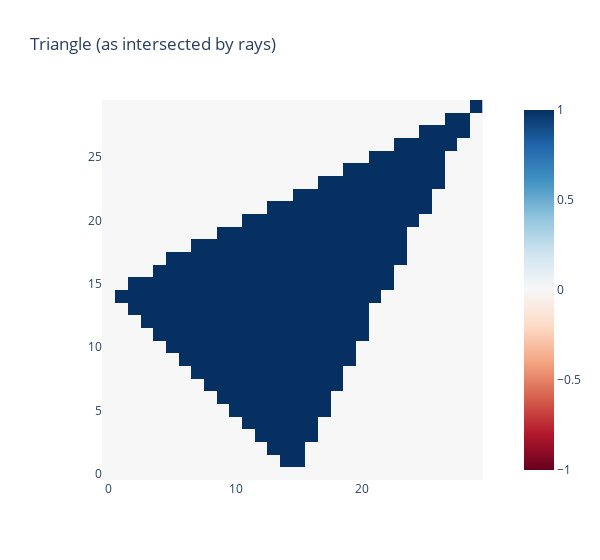

Write notebook code for a chart like this one.
### Code cell
def raytrace_triangle_with_bug(
    rays: Float[Tensor, "nrays rayPoints=2 dims=3"],
    triangle: Float[Tensor, "trianglePoints=3 dims=3"]
) -> Bool[Tensor, "nrays"]:
    '''
    For each ray, return True if the triangle intersects that ray.
    '''
    NR = rays.size(0)

    A, B, C = einops.repeat(triangle, "pts dims -> pts NR dims", NR=NR)

    O, D = rays.unbind(1)

    mat = t.stack([- D, B - A, C - A], dim=-1)

    dets = t.linalg.det(mat)
    is_singular = dets.abs() < 1e-8
    mat[is_singular] = t.eye(3)

    vec = O - A

    sol = t.linalg.solve(mat, vec)
    s, u, v = sol.unbind(dim=-1)

    return ((u >= 0) & (v >= 0) & (u + v <= 1) & ~is_singular)


intersects = raytrace_triangle_with_bug(rays2d, test_triangle)
img = intersects.reshape(num_pixels_y, num_pixels_z).int()
imshow(img, origin="lower", width=600, title="Triangle (as intersected by rays)")

### Figure 1 — Plotly figure (JSON) as saved in the notebook; plotly's stock layout.template omitted (floating-point values rounded to 4 significant figures; data arrays with more than 128 entries replaced by an {"elided": "..."} marker saying what was removed)
{"data": [{"coloraxis": "coloraxis", "hovertemplate": "x: %{x}<br>y: %{y}<br>color: %{z}<extra></extra>", "name": "0", "type": "heatmap", "xaxis": "x", "yaxis": "y", "z": {"elided": "30x30 int values"}}], "layout": {"coloraxis": {"cmid": 0, "colorscale": [[0, "rgb(103,0,31)"], [0.1, "rgb(178,24,43)"], [0.2, "rgb(214,96,77)"], [0.3, "rgb(244,165,130)"], [0.4, "rgb(253,219,199)"], [0.5, "rgb(247,247,247)"], [0.6, "rgb(209,229,240)"], [0.7, "rgb(146,197,222)"], [0.8, "rgb(67,147,195)"], [0.9, "rgb(33,102,172)"], [1, "rgb(5,48,97)"]]}, "title": {"text": "Triangle (as intersected by rays)"}, "width": 600, "xaxis": {"anchor": "y", "constrain": "domain", "domain": [0, 1], "scaleanchor": "y"}, "yaxis": {"anchor": "x", "autorange": true, "constrain": "domain", "domain": [0, 1]}}}
